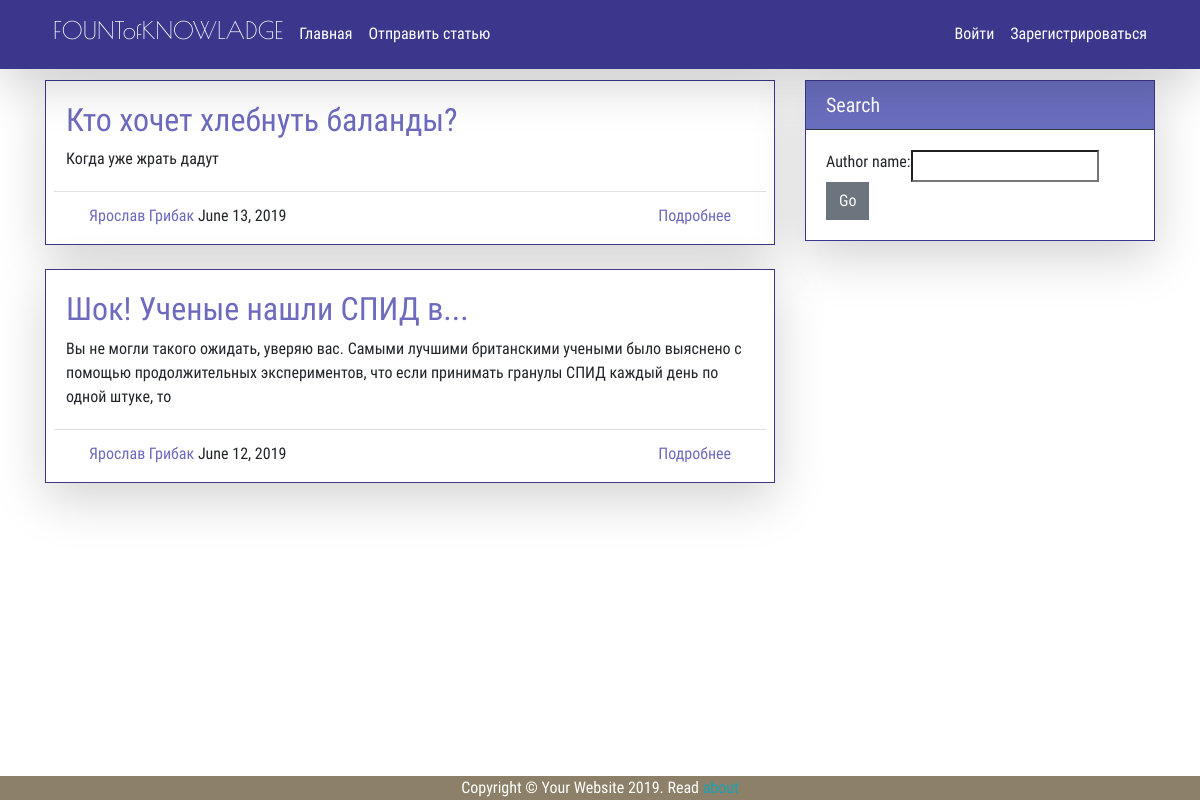
The app's page /, older data.
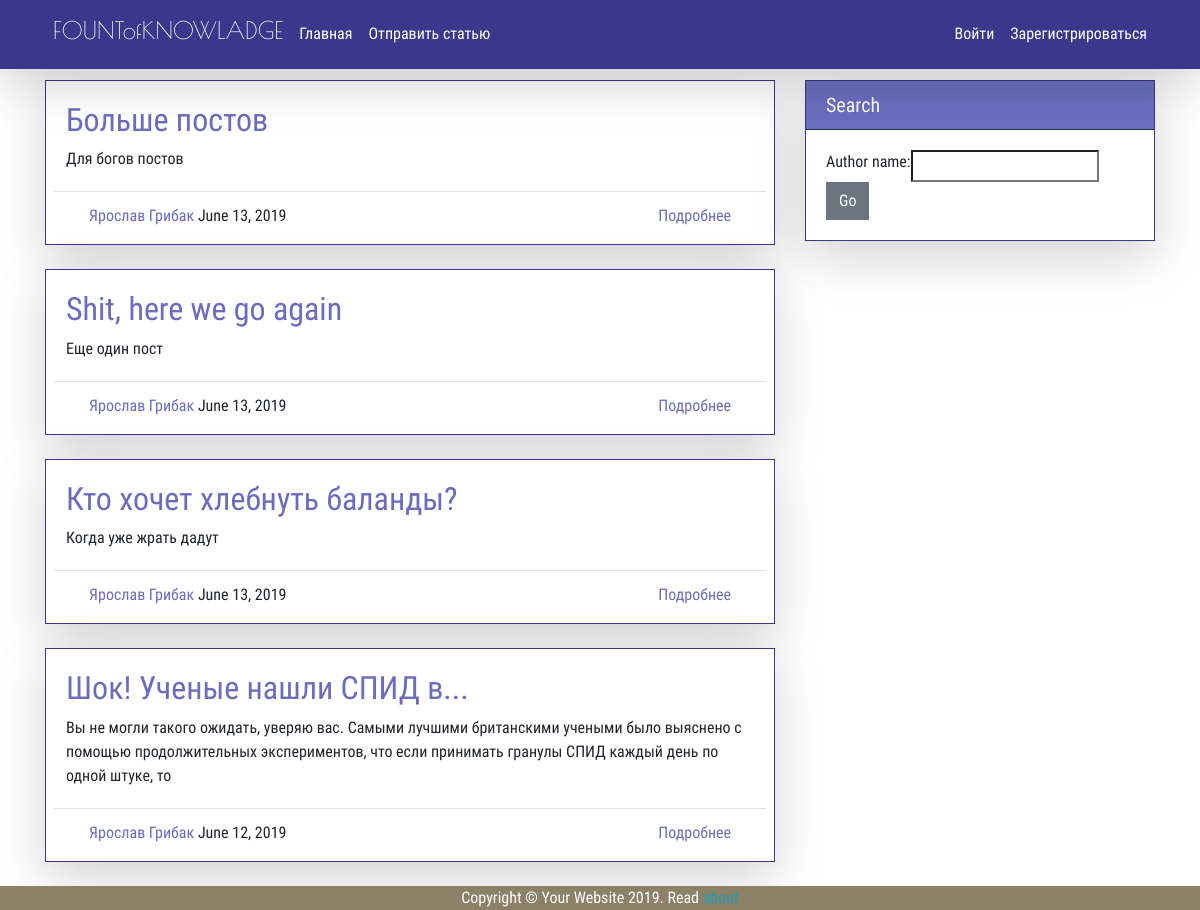
The same page, newer data.
### blog/models.py (models this page shows, shortened)
class Post(models.Model):
	title = models.CharField(max_length=100)
	content = models.TextField()
	date = models.DateTimeField(default=timezone.now)
	author = models.ForeignKey(User, on_delete=models.CASCADE)
	class Meta:
		ordering = ["-date"]

### blog/views.py (the view)
# urls.py: path('', views.home, name='blog-home'),
def home(request):
	post_title = ''
	if request.method == 'POST':
		filter_form = FilterForm(request.POST)
		if filter_form.is_valid():
			post_title = filter_form.cleaned_data.get('author')
			posts = Post.objects.filter(title__contains=post_title)
	else:
		filter_form = FilterForm()
		posts = Post.objects.all()
		author = None
	if post_title.strip() == '':
		filter_form = FilterForm()
		posts = Post.objects.all()
		author = None
	return render(request, 'blog/home.html', {'posts': posts, 'filter': {'form': filter_form}})

### blog/templates/blog/home.html (shortened to what this page needs)
{% extends 'blog/base.html' %}
{% load crispy_forms_tags %}
{% block content %}
	{% for post in posts %}
		<div class="card mb-4 shadow-lg pb-1">
			<div class="card-body">
				<a class="card-title" href="{% url 'post-detail' post.id %}">
					<h2>
					{{ post.title }}
					</h2>
				</a>
				<p class="card-text">{{ post.content|truncatewords:50 }}</p>
			</div>
			<div class="row card-footer bg-white mx-2">
				<div class="col text-left">
					<a href="{% url 'user-detail' post.author.profile.id %}">
					{{ post.author.first_name }} {{ post.author.last_name }}</a>
					{{ post.date|date:"F d, Y" }}
				</div>
				<div class="col text-right">
					<a href="{% url 'post-detail' post.id %}">Подробнее</a>
				</div>
			</div>
		</div>
	{% endfor %}
{% endblock content %}
{% block sidebar %}
	<div class="col-md-4">
		<div class="card shadow-lg">
			<h5 class="card-header">Search</h5>
			<div class="card-body">
				<form method="POST">
					<div class="input-group">
						{{ filter.form }}
						<span class="input-group-btn">
							<button class="btn btn-secondary" type="submit">Go</button>
						</span>
					</div>
				</form>
			</div>
		</div>
	</div>
{% endblock %}

Row changes from the older to the newer data that the page shows:
added Post: title "Больше постов", content "Для богов постов", author.first_name "Ярослав", author.last_name "Грибак", date "June 13, 2019"
added Post: title "Shit, here we go again", content "Еще один пост", author.first_name "Ярослав", author.last_name "Грибак", date "June 13, 2019"
